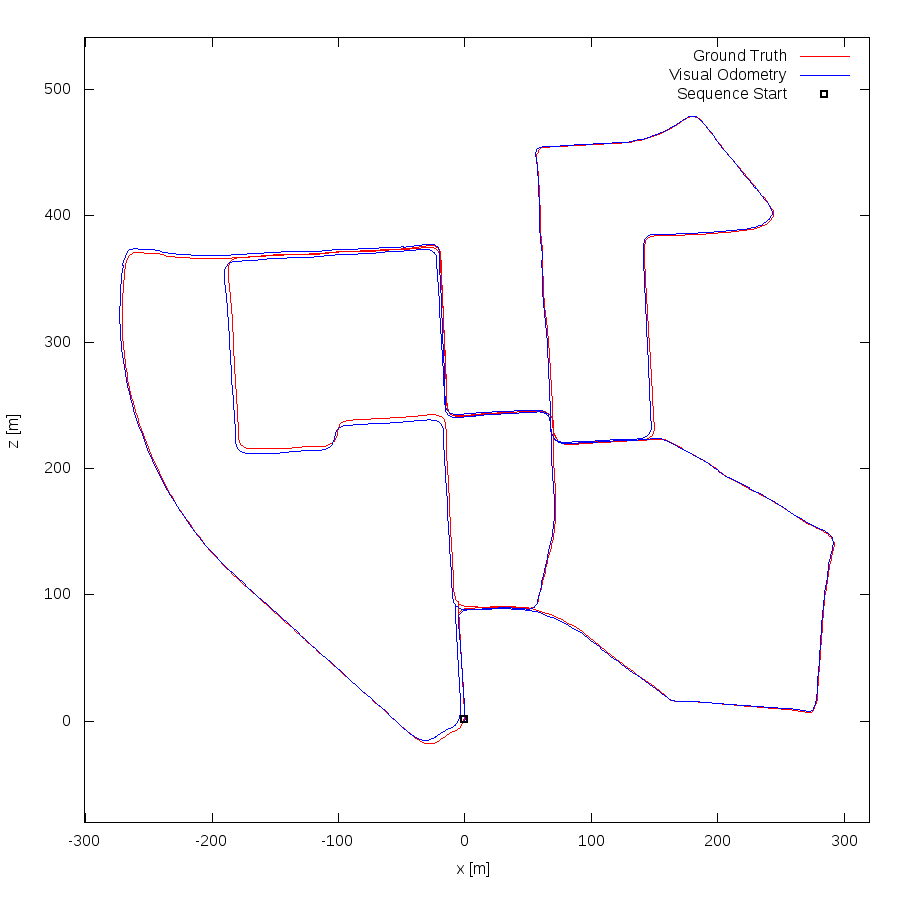

Source code (gnuplot):
set term postscript eps enhanced color
set output "00.eps"
set size ratio -1
set xrange [-301:320]
set yrange [-80:541]
set xlabel "x [m]"
set ylabel "z [m]"
plot "00.txt" using 1:2 lc rgb "#FF0000" title 'Ground Truth' w lines,"00.txt" using 3:4 lc rgb "#0000FF" title 'Visual Odometry' w lines,"< head -1 00.txt" using 1:2 lc rgb "#000000" pt 4 ps 1 lw 2 title 'Sequence Start' w points
